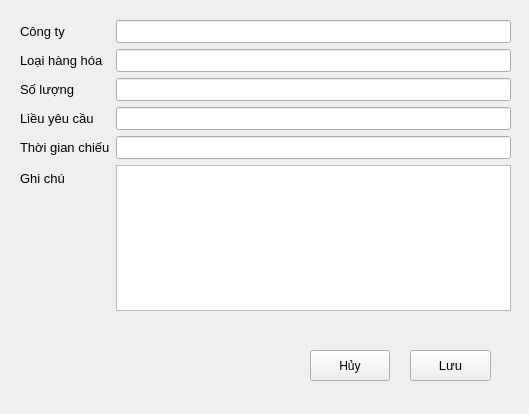
<?xml version="1.0" encoding="UTF-8"?>
<ui version="4.0">
 <class>SaveCustomer</class>
 <widget class="QWidget" name="SaveCustomer">
  <property name="geometry">
   <rect>
    <x>0</x>
    <y>0</y>
    <width>529</width>
    <height>414</height>
   </rect>
  </property>
  <property name="windowTitle">
   <string>Form</string>
  </property>
  <widget class="QWidget" name="formLayoutWidget">
   <property name="geometry">
    <rect>
     <x>20</x>
     <y>20</y>
     <width>491</width>
     <height>291</height>
    </rect>
   </property>
   <layout class="QFormLayout" name="formLayout">
    <item row="0" column="0">
     <widget class="QLabel" name="lbl_company">
      <property name="font">
       <font>
        <pointsize>10</pointsize>
       </font>
      </property>
      <property name="text">
       <string>Công ty</string>
      </property>
     </widget>
    </item>
    <item row="0" column="1">
     <widget class="QLineEdit" name="line_company">
      <property name="font">
       <font>
        <pointsize>10</pointsize>
       </font>
      </property>
     </widget>
    </item>
    <item row="1" column="0">
     <widget class="QLabel" name="lbl_type_package">
      <property name="font">
       <font>
        <pointsize>10</pointsize>
       </font>
      </property>
      <property name="text">
       <string>Loại hàng hóa</string>
      </property>
     </widget>
    </item>
    <item row="1" column="1">
     <widget class="QLineEdit" name="line_type_package">
      <property name="font">
       <font>
        <pointsize>10</pointsize>
       </font>
      </property>
     </widget>
    </item>
    <item row="2" column="0">
     <widget class="QLabel" name="lbl_quantity">
      <property name="font">
       <font>
        <pointsize>10</pointsize>
       </font>
      </property>
      <property name="text">
       <string>Số lượng</string>
      </property>
     </widget>
    </item>
    <item row="3" column="0">
     <widget class="QLabel" name="lbl_dose_required">
      <property name="font">
       <font>
        <pointsize>10</pointsize>
       </font>
      </property>
      <property name="text">
       <string>Liều yêu cầu</string>
      </property>
     </widget>
    </item>
    <item row="4" column="0">
     <widget class="QLabel" name="lbl_irradiation_time">
      <property name="font">
       <font>
        <pointsize>10</pointsize>
       </font>
      </property>
      <property name="text">
       <string>Thời gian chiếu</string>
      </property>
     </widget>
    </item>
    <item row="2" column="1">
     <widget class="QLineEdit" name="line_quantity">
      <property name="font">
       <font>
        <pointsize>10</pointsize>
       </font>
      </property>
     </widget>
    </item>
    <item row="3" column="1">
     <widget class="QLineEdit" name="line_dose_required">
      <property name="font">
       <font>
        <pointsize>10</pointsize>
       </font>
      </property>
     </widget>
    </item>
    <item row="4" column="1">
     <widget class="QLineEdit" name="line_irradiation_time">
      <property name="font">
       <font>
        <pointsize>10</pointsize>
       </font>
      </property>
     </widget>
    </item>
    <item row="5" column="0">
     <widget class="QLabel" name="label">
      <property name="font">
       <font>
        <pointsize>10</pointsize>
       </font>
      </property>
      <property name="text">
       <string>Ghi chú</string>
      </property>
     </widget>
    </item>
    <item row="5" column="1">
     <widget class="QTextEdit" name="text_note">
      <property name="font">
       <font>
        <pointsize>10</pointsize>
       </font>
      </property>
     </widget>
    </item>
   </layout>
  </widget>
  <widget class="QPushButton" name="btn_save">
   <property name="geometry">
    <rect>
     <x>410</x>
     <y>350</y>
     <width>81</width>
     <height>31</height>
    </rect>
   </property>
   <property name="font">
    <font>
     <pointsize>10</pointsize>
    </font>
   </property>
   <property name="text">
    <string>Lưu</string>
   </property>
  </widget>
  <widget class="QPushButton" name="btn_cancel">
   <property name="geometry">
    <rect>
     <x>310</x>
     <y>350</y>
     <width>80</width>
     <height>31</height>
    </rect>
   </property>
   <property name="text">
    <string>Hủy</string>
   </property>
  </widget>
 </widget>
 <resources/>
 <connections/>
</ui>
